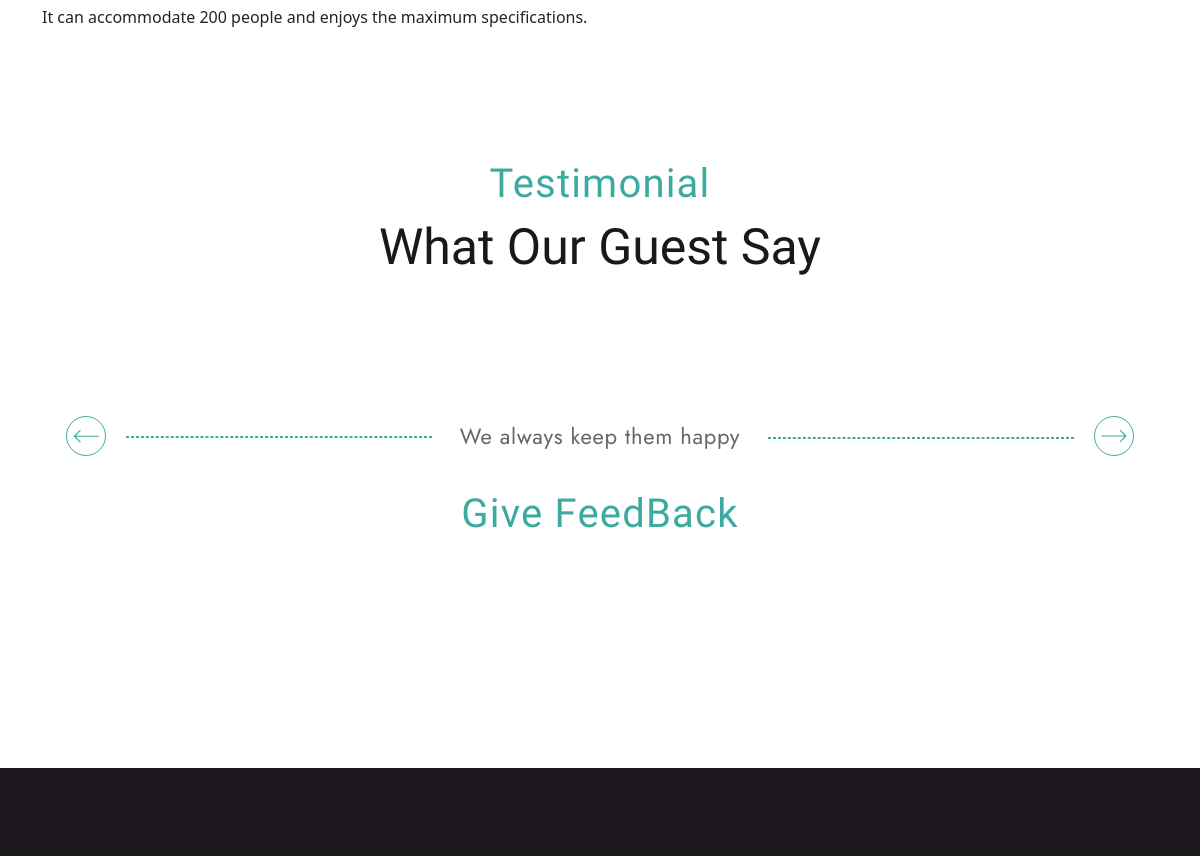
/subhall-details.php?shallId=74 (middle part), run on an earlier commit of the app's database.
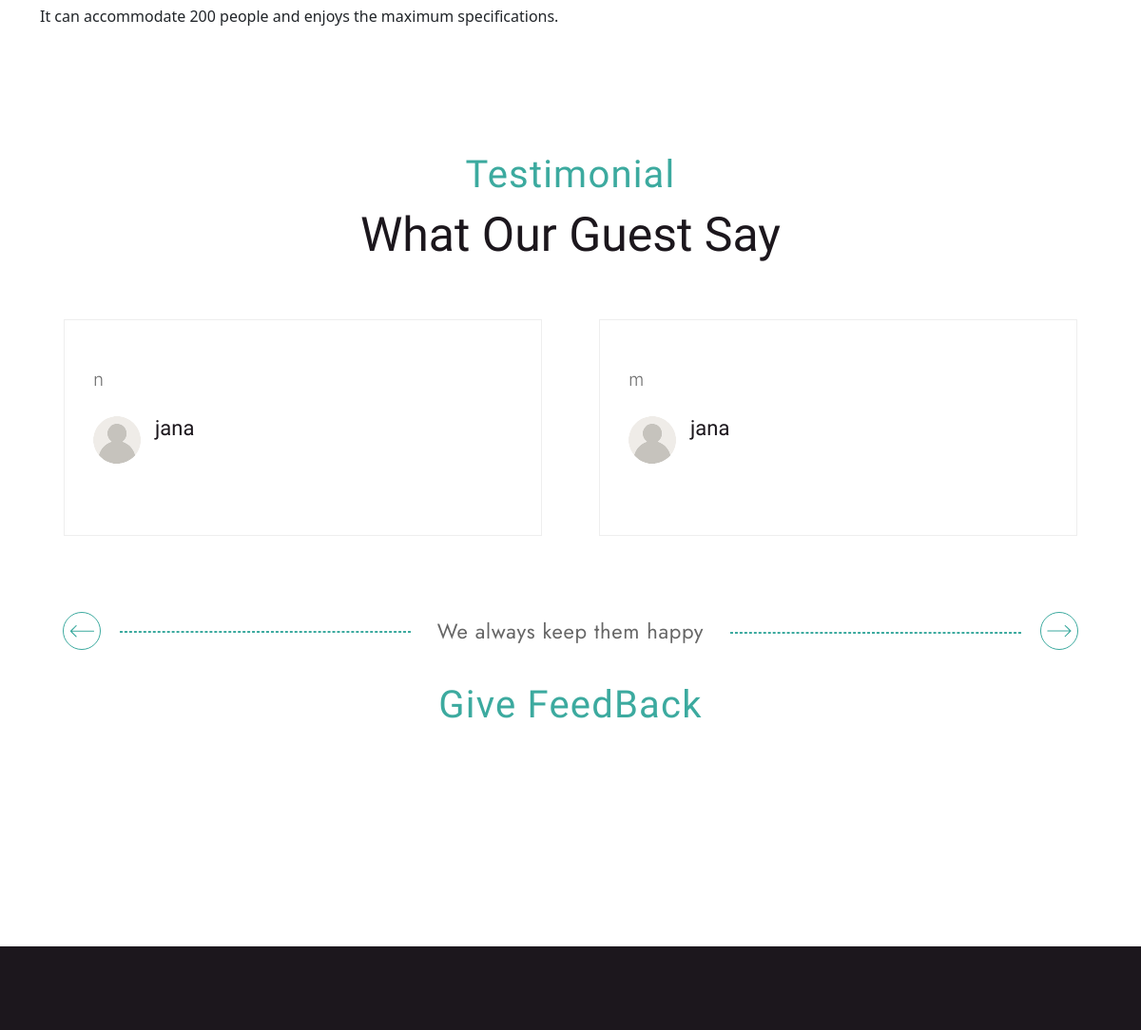
And on a later commit of the database.
### tables this page shows
CREATE TABLE `feedback_subhall` (
  `id` int NOT NULL,
  `experience` varchar(200) NOT NULL,
  `Recommendation` varchar(200) NOT NULL,
  `halls_images_useful` varchar(200) NOT NULL,
  `payment_process` varchar(200) NOT NULL,
  `feedback` varchar(500) NOT NULL,
  `user_id` int NOT NULL,
  `hall_id` int NOT NULL
);

CREATE TABLE `users` (
  `id` int NOT NULL,
  `name` varchar(200) NOT NULL,
  `password` varchar(200) NOT NULL,
  `email` varchar(200) NOT NULL,
  `type` enum('user','owner') NOT NULL DEFAULT 'user',
  `status` tinyint(1) NOT NULL DEFAULT '1',
  `created_at` datetime NOT NULL DEFAULT CURRENT_TIMESTAMP
);

### admin/handlers/get_feedback_subhall.php (called while the page is built)
<?php
$sql="SELECT f.id, f.feedback, u.name
FROM feedback_subhall f
INNER JOIN users u
ON f.user_id = u.id where f.hall_id=$shallId ORDER BY f.id DESC";
$sqlResult=mysqli_query($conn,$sql);
$feedbackData=mysqli_fetch_all($sqlResult);
?>

### subhall-details.php (the view, shortened to what this page needs)
<?php
      if(isset($_POST['subhall'])){
      $shallId=$_POST['subhall']; }
      elseif(isset($_GET['shallId'])){
      $shallId=$_GET['shallId']; }
?>
<!DOCTYPE html>
<html lang="en">
<?php require ('inc/head.php'); ?>
<body>
<?php require ('inc/preloader_area.php');
    require("admin/handlers/db.php");
    $sql="SELECT * FROM subhalls where id=$shallId ";
    $sqlResult=mysqli_query($conn,$sql);
    $shallData=mysqli_fetch_assoc($sqlResult);
    require("admin/handlers/get_feedback_subhall.php");
    $sql1="SELECT * FROM feedback_subhall Where hall_id=$shallId ORDER BY id DESC";
    $query1=mysqli_query($conn,$sql1);
    $users=mysqli_fetch_all($query1,MYSQLI_ASSOC);
    ?>
    <div class="room-suits-details-page pt-120 mb-120">
        <div class="container">
            <div class="row mb-120 g-5">
                <div class="col-lg-7">
                    <ul<p><?php echo $shallData['number_of_guests']?> Guest</p></ul>
                    <ul<p><?php echo $shallData['hall_describtion']?></p>
                </div>
                <div class="col-lg-5">
<br>
<br>
<br>
<br>
                </div>
            </div>
        </div>
    </div>
    <div class="row">
        <div class="home-one-testimonial mb-120">
        <div class="container">
            <div class="row">
                <div class="col-12">
                    <div class="section-title1 text-center">
                        <span>Testimonial</span>
                        <h2>What Our Guest Say</h2>
                    </div>
                </div>
            </div>
            <div class="row justify-content-center">
                <div class="swiper testimonial-slider-1">
                    <div class="swiper-wrapper">
                    <?php
if(isset($users)){
foreach($feedbackData as $index=>$users){?>
                        <div class="swiper-slide">
                            <div class="testimonial-wrrap">
                                <div class="content">
                                    <p><?=$users[1];?> </p>
                                    <div class="author-review-area d-flex justify-content-between align-items-center flex-erap">
                                    <div class="authot-area d-flex align-items-center">
                                        <div class="author-img">
                                            <br/>
                                        <img  width="50" height="50" src="assets/images/icons/user1.svg">
                                        </div>
                                    <div class="author-name-deg">
                                            <h4><?=$users[2];?></h4>
                                            </div>
                                </div>
                                </div>
                                </div>
                            </div>
                        </div>
                        <?php }
}?>
                    </div>
                </div>
                <div class="row align-items-center pt-80">
                <div class="col-lg-4">
                    <div class="swiper-btn-left">
                       <div class="btns swiper-button-prev-e">
                       </div>
                    </div>
                </div>
                <div class="col-lg-4 d-flex justify-content-center">
                    <div class="contents">
                        <p>We always keep them happy</p>
                    </div>
                </div>
                <div class="col-lg-4">
                    <div class="swiper-btn-right">
                        <div class="btns swiper-button-next-e">
                        </div>
                    </div>
                </div>
            </div>
            </div>
            <br>
            <div class="col-13">
                    <div class="section-title1 text-center">
                      <span> <a class="btn--primary6" href="admin/handlers/feedback_subhall_chlogin.php?shallId=<?= $shallId ?>"> Give FeedBack </a> </span>
                    </div>
                    <div class="section-title1 text-center">
                    </div>
            </div>
         </div>
     </div>
    <?php require ('inc/footer.php');
    require('inc/js_file_link.php'); ?>
</body>
</html>

What changed in the data, as far as the page shows it:
added feedback_subhall: feedback "n", user.name "jana"
added feedback_subhall: feedback "m", user.name "jana"
